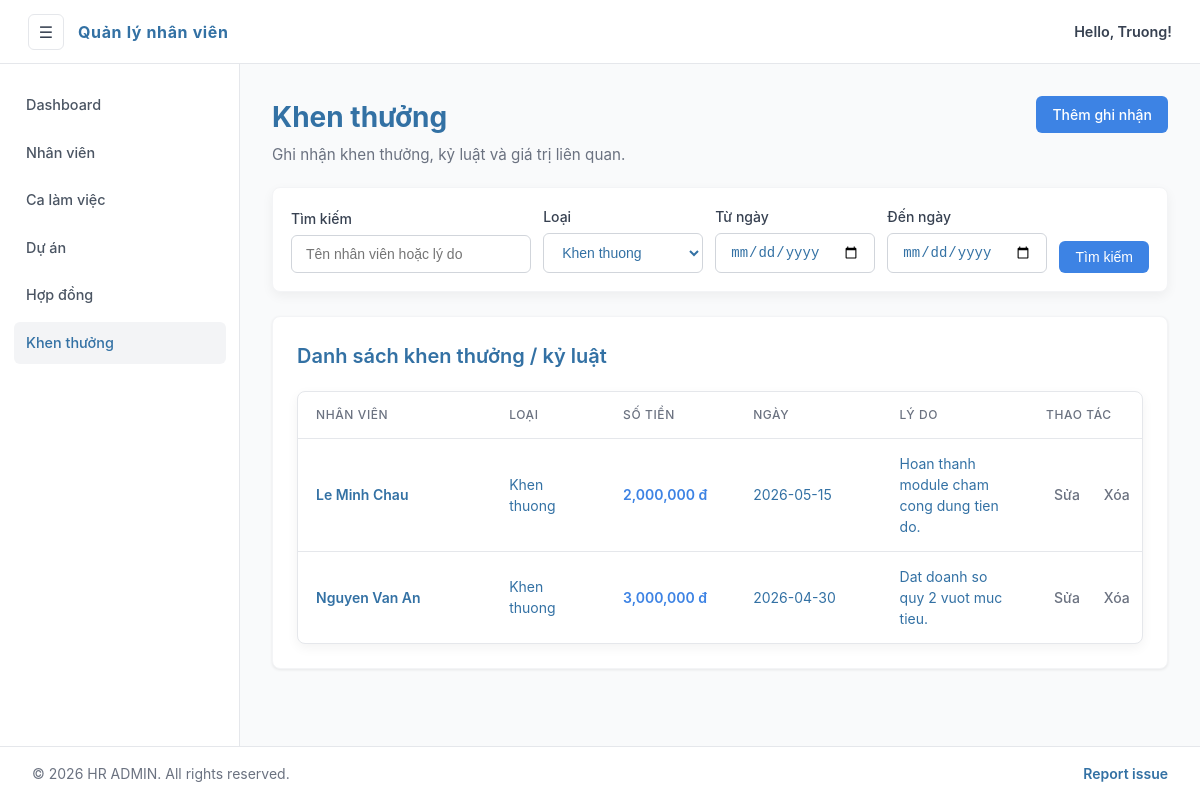
Screenshot of /php-web/khen_thuong/index.php?loai=Khen thuong with the database file from the repository.
### tables this page shows
CREATE TABLE IF NOT EXISTS Danh_gia_khen_thuong (
    id INT AUTO_INCREMENT PRIMARY KEY,
    id_nhan_vien INT NOT NULL,
    loai_khen_thuong VARCHAR(100) NOT NULL,
    ngay_ghi_nhan DATE NOT NULL,
    so_tien DECIMAL(15, 2) DEFAULT 0,
    ly_do TEXT,
    FOREIGN KEY (id_nhan_vien) REFERENCES Nhan_vien(id) ON DELETE CASCADE
);

CREATE TABLE IF NOT EXISTS Nhan_vien (
    id INT AUTO_INCREMENT PRIMARY KEY,
    ten VARCHAR(255) NOT NULL,
    sdt VARCHAR(15),
    email VARCHAR(255),
    dia_chi TEXT,
    ngay_sinh DATE,
    gioi_tinh VARCHAR(10),
    phong_ban VARCHAR(100),
    chuc_vu VARCHAR(100),
    truong_ban BOOLEAN DEFAULT FALSE,
    luong DECIMAL(15, 2)
);

### php-web/khen_thuong/index.php (the view, shortened to what this page needs)
<?php
require_once '../includes/db_connect.php';
$keyword = trim($_GET['q'] ?? '');
$type = trim($_GET['loai'] ?? '');
$date_from = trim($_GET['date_from'] ?? '');
$date_to = trim($_GET['date_to'] ?? '');
$types_result = $mysqli->query("SELECT DISTINCT loai_khen_thuong FROM Danh_gia_khen_thuong WHERE loai_khen_thuong IS NOT NULL AND loai_khen_thuong <> '' ORDER BY loai_khen_thuong");
$award_types = $types_result ? $types_result->fetch_all(MYSQLI_ASSOC) : [];
$sql = "SELECT Danh_gia_khen_thuong.*, Nhan_vien.ten FROM Danh_gia_khen_thuong JOIN Nhan_vien ON Danh_gia_khen_thuong.id_nhan_vien = Nhan_vien.id WHERE 1=1";
$params = [];
$types = "";
if ($type !== '') {
  $sql .= " AND Danh_gia_khen_thuong.loai_khen_thuong = ?";
  $params[] = $type;
  $types .= "s";
}
$sql .= " ORDER BY Danh_gia_khen_thuong.ngay_ghi_nhan DESC";
if ($params) {
  $stmt = $mysqli->prepare($sql);
  $stmt->bind_param($types, ...$params);
  $stmt->execute();
  $awards = $stmt->get_result()->fetch_all(MYSQLI_ASSOC);
} else {
  $awards = $mysqli->query($sql)->fetch_all(MYSQLI_ASSOC);
}
include '../includes/header.php';
?>
<div class="page-heading">
  <div>
    <h1>Khen thưởng</h1>
    <p>Ghi nhận khen thưởng, kỷ luật và giá trị liên quan.</p>
  </div>
  <a href="them.php" class="btn btn-primary">Thêm ghi nhận</a>
</div>
<div class="filters-card">
  <form method="GET" class="filters-form">
    <div class="form-group">
      <label>Tìm kiếm</label>
      <input type="text" name="q" class="form-control" value="<?= htmlspecialchars($keyword) ?>" placeholder="Tên nhân viên hoặc lý do">
    </div>
    <div class="form-group">
      <label>Loại</label>
      <select name="loai" class="form-control">
        <?php foreach ($award_types as $award_type): ?>
          <option value="<?= htmlspecialchars($award_type['loai_khen_thuong']) ?>" <?= $type === $award_type['loai_khen_thuong'] ? 'selected' : '' ?>>
            <?= htmlspecialchars($award_type['loai_khen_thuong']) ?>
          </option>
        <?php endforeach; ?>
      </select>
    </div>
    <div class="form-group">
      <label>Từ ngày</label>
      <input type="date" name="date_from" class="form-control" value="<?= htmlspecialchars($date_from) ?>">
    </div>
    <div class="form-group">
      <label>Đến ngày</label>
      <input type="date" name="date_to" class="form-control" value="<?= htmlspecialchars($date_to) ?>">
    </div>
    <button type="submit" class="btn btn-primary">Tìm kiếm</button>
  </form>
</div>
<div class="card">
  <div class="card-header">
    <h2>Danh sách khen thưởng / kỷ luật</h2>
  </div>
  <div class="table-container">
    <table>
      <thead>
        <tr>
          <th>Nhân viên</th>
          <th>Loại</th>
          <th>Số tiền</th>
          <th>Ngày</th>
          <th>Lý do</th>
          <th>Thao tác</th>
        </tr>
      </thead>
      <tbody>
        <?php foreach ($awards as $a): ?>
          <tr>
            <td><div class="text-strong"><?= htmlspecialchars($a['ten']) ?></div></td>
            <td><?= htmlspecialchars($a['loai_khen_thuong']) ?></td>
            <td class="text-primary-strong"><?= number_format((float) $a['so_tien']) ?> đ</td>
            <td><?= $a['ngay_ghi_nhan'] ?></td>
            <td title="<?= htmlspecialchars($a['ly_do']) ?>"><?= htmlspecialchars($a['ly_do']) ?></td>
            <td>
              <div class="actions-row">
                <a href="sua.php?id=<?= $a['id'] ?>" class="btn btn-success">Sửa</a>
                <a href="xoa.php?id=<?= $a['id'] ?>" class="btn btn-danger" onclick="return confirm('Xóa dữ liệu này?')">Xóa</a>
              </div>
            </td>
          </tr>
        <?php endforeach; ?>
      </tbody>
    </table>
  </div>
</div>
<?php include '../includes/footer.php'; ?>

### rows the page displays
danh_gia_khen_thuong: id_nhan_vien.ten "Le Minh Chau", loai_khen_thuong "Khen thuong", so_tien "2,000,000", ngay_ghi_nhan "2026-05-15", ly_do "Hoan thanh module cham cong dung tien do."
danh_gia_khen_thuong: id_nhan_vien.ten "Nguyen Van An", loai_khen_thuong "Khen thuong", so_tien "3,000,000", ngay_ghi_nhan "2026-04-30", ly_do "Dat doanh so quy 2 vuot muc tieu."

### other values shown
$item['label'] "Dashboard"
$item['label'] "Nhân viên"
$item['label'] "Ca làm việc"
$item['label'] "Dự án"
$item['label'] "Hợp đồng"
$item['label'] "Khen thưởng"
form field loai "Khen thuong"
